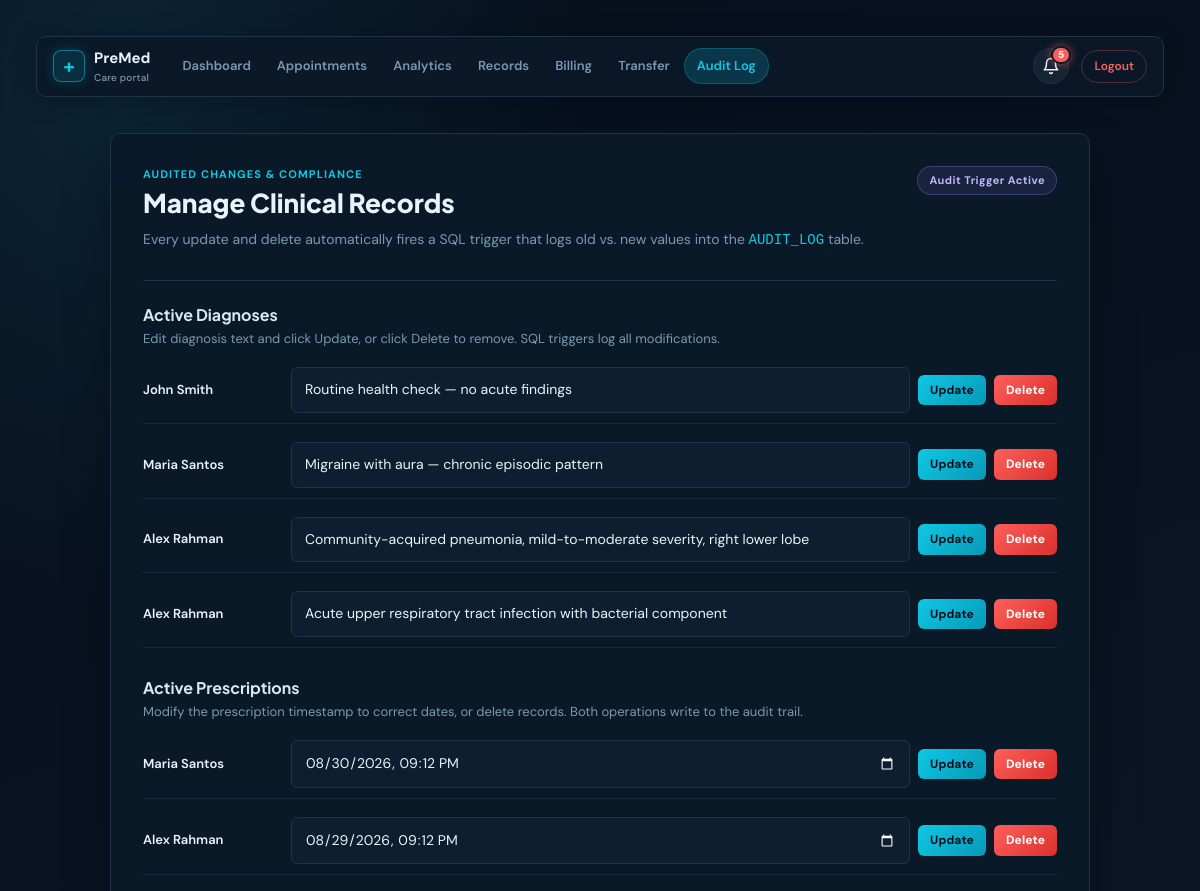
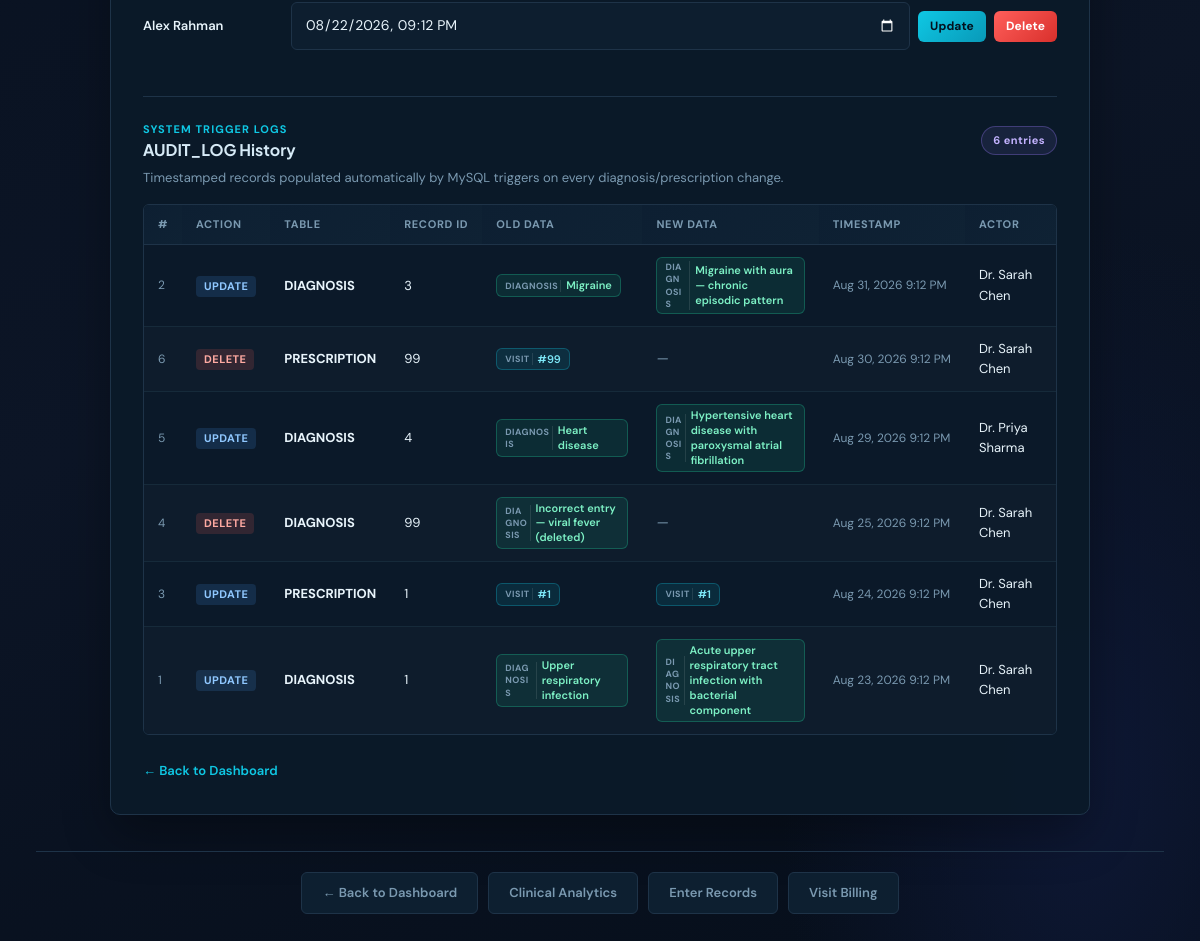
/frontend/record_management.php (signed in), run on the app's committed database (2 pictures, top to bottom).
### tables this page shows
CREATE TABLE DIAGNOSIS (
    DiagnosisID INT UNSIGNED AUTO_INCREMENT PRIMARY KEY,
    VisitID INT UNSIGNED NOT NULL,
    DiagnosisText VARCHAR(500) NOT NULL,
    CreatedAt TIMESTAMP NOT NULL DEFAULT CURRENT_TIMESTAMP,
    CONSTRAINT fk_diagnosis_visit FOREIGN KEY (VisitID) REFERENCES VISIT(VisitID) ON DELETE CASCADE
);

CREATE TABLE `USER` (
    UserID INT UNSIGNED AUTO_INCREMENT PRIMARY KEY,
    Name VARCHAR(120) NOT NULL,
    Email VARCHAR(190) NOT NULL UNIQUE,
    Password VARCHAR(255) NOT NULL,
    Address VARCHAR(255) NULL,
    CreatedAt TIMESTAMP NOT NULL DEFAULT CURRENT_TIMESTAMP
);

CREATE TABLE PRESCRIPTION (
    PrescriptionID INT UNSIGNED AUTO_INCREMENT PRIMARY KEY,
    VisitID INT UNSIGNED NOT NULL,
    PrescribedAt TIMESTAMP NOT NULL DEFAULT CURRENT_TIMESTAMP,
    CONSTRAINT fk_prescription_visit FOREIGN KEY (VisitID) REFERENCES VISIT(VisitID) ON DELETE CASCADE
);

CREATE TABLE AUDIT_LOG (
    AuditID BIGINT UNSIGNED AUTO_INCREMENT PRIMARY KEY,
    ActionType VARCHAR(30) NOT NULL,
    TableName VARCHAR(50) NOT NULL,
    RecordID VARCHAR(50) NOT NULL,
    OldData JSON NULL,
    NewData JSON NULL,
    Timestamp TIMESTAMP NOT NULL DEFAULT CURRENT_TIMESTAMP,
    UserID INT UNSIGNED NULL,
    CONSTRAINT fk_audit_user FOREIGN KEY (UserID) REFERENCES `USER`(UserID) ON DELETE SET NULL
);

### frontend/record_management.php (the view, shortened to what this page needs)
<?php
require_once dirname(__DIR__) . '/backend/db.php';
$diagnosisStmt = $pdo->prepare("SELECT D.DiagnosisID, D.DiagnosisText, U.Name AS PatientName FROM DIAGNOSIS D JOIN VISIT V ON D.VisitID = V.VisitID JOIN PATIENT P ON V.PatientID = P.UserID JOIN `USER` U ON V.PatientID = U.UserID WHERE P.AssignedDoctorID = ? ORDER BY D.DiagnosisID DESC");
$diagnosisStmt->execute([$_SESSION['user_id']]);
$diagnoses = $diagnosisStmt->fetchAll();
$prescriptionStmt = $pdo->prepare("SELECT PR.PrescriptionID, PR.PrescribedAt, U.Name AS PatientName FROM PRESCRIPTION PR JOIN VISIT V ON PR.VisitID = V.VisitID JOIN PATIENT P ON V.PatientID = P.UserID JOIN `USER` U ON V.PatientID = U.UserID WHERE P.AssignedDoctorID = ? ORDER BY PR.PrescriptionID DESC");
$prescriptionStmt->execute([$_SESSION['user_id']]);
$prescriptions = $prescriptionStmt->fetchAll();
$auditStmt = $pdo->prepare("
    SELECT AL.AuditID, AL.ActionType, AL.TableName, AL.RecordID,
           AL.OldData, AL.NewData, AL.Timestamp,
           U.Name AS ActorName
    FROM AUDIT_LOG AL
    LEFT JOIN `USER` U ON U.UserID = AL.UserID
    ORDER BY AL.Timestamp DESC LIMIT 20
");
$auditStmt->execute();
$auditEntries = $auditStmt->fetchAll();
function formatAuditPayload(?string $rawJson): string {
    if ($rawJson === null || trim($rawJson) === '') {
        return '<span style="color:var(--muted);font-style:italic;">—</span>';
    }
    $decoded = json_decode($rawJson, true);
    $badges = [];
    foreach ($decoded as $key => $val) {
        if ($key === 'VisitID') {
            $badges[] = '<span class="audit-data-chip chip-visit" title="Associated Visit ID: ' . htmlspecialchars((string)$val) . '"><span class="chip-lbl">Visit</span>#' . htmlspecialchars((string)$val) . '</span>';
        } elseif ($key === 'PrescribedAt') {
            $ts = strtotime($val);
            $formatted = $ts ? date('M j, Y g:i A', $ts) : htmlspecialchars($val);
            $badges[] = '<span class="audit-data-chip chip-date" title="Prescription Timestamp"><span class="chip-lbl">Date</span>' . htmlspecialchars($formatted) . '</span>';
        } elseif ($key === 'DiagnosisText') {
            $badges[] = '<span class="audit-data-chip chip-diag" title="Diagnosis description"><span class="chip-lbl">Diagnosis</span>' . htmlspecialchars((string)$val) . '</span>';
        } else {
            $badges[] = '<span class="audit-data-chip"><span class="chip-lbl">' . htmlspecialchars($key) . '</span>' . htmlspecialchars((string)$val) . '</span>';
        }
    }
    return '<div class="audit-data-row" title="' . htmlspecialchars($rawJson) . '">' . implode('', $badges) . '</div>';
}
?>
<!DOCTYPE html>
<html lang="en">
<head>
    <link rel="stylesheet" href="../resources/css/style.css?v=<?= filemtime(dirname(__DIR__) . '/resources/css/style.css') ?>">
</head>
<body>
<?php include __DIR__ . '/includes/nav.php'; ?>
<div class="container" style="max-width:980px;margin:clamp(10px,4vw,36px) auto;">
    <div class="page-header">
        <div class="page-header-left">
            <p class="eyebrow">Audited Changes &amp; Compliance</p>
            <h2>Manage Clinical Records</h2>
            <p class="page-subtitle">Every update and delete automatically fires a SQL trigger that logs old vs. new values into the <code style="color:var(--teal)">AUDIT_LOG</code> table.</p>
        </div>
        <span class="role-pill role-doctor">Audit Trigger Active</span>
    </div>
    <h3 style="margin-top:24px;">Active Diagnoses</h3>
    <p style="color:var(--muted);font-size:13px;margin-top:-6px;">Edit diagnosis text and click Update, or click Delete to remove. SQL triggers log all modifications.</p>
    <?php if ($diagnoses): ?>
        <?php foreach ($diagnoses as $diagnosis): ?>
            <form method="POST" class="record-row" style="margin-bottom:8px;">
                <span style="font-weight:600;color:#e8f4fb;min-width:140px;"><?= htmlspecialchars($diagnosis['PatientName']) ?></span>
                <input type="text" name="value" value="<?= htmlspecialchars($diagnosis['DiagnosisText']) ?>" required style="margin:0;">
                <button name="action" value="update_diagnosis" type="submit" class="btn btn-sm btn-auto"
                        data-confirm-title="Confirm Diagnosis Update"
                        data-confirm-message="Are you sure you want to update this diagnosis text? This change will be captured in the AUDIT_LOG."
                        data-confirm-btn="Update Diagnosis"
                        data-confirm-type="primary">Update</button>
                <button name="action" value="delete_diagnosis" type="submit" class="btn btn-sm btn-auto btn-danger"
                        data-confirm-title="Delete Diagnosis Record?"
                        data-confirm-message="Are you sure you want to permanently delete this diagnosis? This deletion will be logged in the AUDIT_LOG."
                        data-confirm-btn="Delete Diagnosis"
                        data-confirm-type="danger">Delete</button>
            </form>
        <?php endforeach; ?>
    <?php else: ?>
        <div class="empty-state compact"><strong>No diagnoses found</strong><span>No active diagnoses for your assigned patients.</span></div>
    <?php endif; ?>
    <h3 style="margin-top:30px;">Active Prescriptions</h3>
    <p style="color:var(--muted);font-size:13px;margin-top:-6px;">Modify the prescription timestamp to correct dates, or delete records. Both operations write to the audit trail.</p>
    <?php if ($prescriptions): ?>
        <?php foreach ($prescriptions as $prescription): ?>
            <form method="POST" class="record-row" style="margin-bottom:8px;">
                <span style="font-weight:600;color:#e8f4fb;min-width:140px;"><?= htmlspecialchars($prescription['PatientName']) ?></span>
                <input type="datetime-local" name="value" value="<?= date('Y-m-d\TH:i', strtotime($prescription['PrescribedAt'])) ?>" required style="margin:0;">
                <button name="action" value="update_prescription" type="submit" class="btn btn-sm btn-auto"
                        data-confirm-title="Confirm Prescription Update"
                        data-confirm-message="Are you sure you want to update this prescription date? This update will be logged in the AUDIT_LOG."
                        data-confirm-btn="Update Prescription"
                        data-confirm-type="primary">Update</button>
                <button name="action" value="delete_prescription" type="submit" class="btn btn-sm btn-auto btn-danger"
                        data-confirm-title="Delete Prescription Record?"
                        data-confirm-message="Are you sure you want to permanently delete this prescription? This action will be audited under compliance rules."
                        data-confirm-btn="Delete Prescription"
                        data-confirm-type="danger">Delete</button>
            </form>
        <?php endforeach; ?>
    <?php else: ?>
        <div class="empty-state compact"><strong>No prescriptions found</strong><span>No active prescriptions for your assigned patients.</span></div>
    <?php endif; ?>
    <div class="audit-section" style="margin-top:36px;padding-top:24px;border-top:1px solid var(--line);">
        <div style="display:flex;justify-content:space-between;align-items:center;margin-bottom:8px;">
            <div>
                <p class="eyebrow" style="margin:0 0 2px;">System Trigger Logs</p>
                <h3 style="margin:0;">AUDIT_LOG History</h3>
            </div>
            <span class="role-pill role-doctor"><?= count($auditEntries) ?> entries</span>
        </div>
        <p style="color:var(--muted);font-size:13px;margin-top:0;">Timestamped records populated automatically by MySQL triggers on every diagnosis/prescription change.</p>
        <?php if ($auditEntries): ?>
            <div class="table-wrap">
            <table>
                <thead>
                    <tr>
                        <th>#</th>
                        <th>Action</th>
                        <th>Table</th>
                        <th>Record ID</th>
                        <th>Old Data</th>
                        <th>New Data</th>
                        <th>Timestamp</th>
                        <th>Actor</th>
                    </tr>
                </thead>
                <tbody>
                <?php foreach ($auditEntries as $entry): ?>
                <tr>
                    <td style="color:var(--muted);font-size:12px;"><?= (int)$entry['AuditID'] ?></td>
                    <td>
                        <span class="audit-action <?= $entry['ActionType'] === 'DELETE' ? 'audit-delete' : 'audit-update' ?>">
                            <?= htmlspecialchars($entry['ActionType']) ?>
                        </span>
                    </td>
                    <td style="font-size:13px;"><strong><?= htmlspecialchars($entry['TableName']) ?></strong></td>
                    <td style="font-size:13px;"><?= htmlspecialchars($entry['RecordID']) ?></td>
                    <td><?= formatAuditPayload($entry['OldData']) ?></td>
                    <td><?= formatAuditPayload($entry['NewData']) ?></td>
                    <td style="white-space:nowrap;font-size:12px;color:var(--muted);"><?= htmlspecialchars(date('M j, Y g:i A', strtotime($entry['Timestamp']))) ?></td>
                    <td style="font-size:13px;"><?= htmlspecialchars($entry['ActorName'] ?? 'System') ?></td>
                </tr>
                <?php endforeach; ?>
                </tbody>
            </table>
            </div>
        <?php endif; ?>
    </div>
    <div style="margin-top:24px;">
        <a class="text-link" href="dashboard.php">← Back to Dashboard</a>
    </div>
</div>
<?php include __DIR__ . '/includes/footer_nav.php'; ?>
</body>
</html>

### frontend/record_management.php (style rules this page uses)
.audit-data-row { display: flex; flex-wrap: wrap; gap: 5px; align-items: center; max-width: 320px; }
.audit-data-chip { display: inline-flex; align-items: center; gap: 5px; padding: 3px 8px; border-radius: 6px; font-size: 11px; font-weight: 600; background: rgba(255,255,255,0.05); border: 1px solid var(--line); color: var(--ink); white-space: normal; word-break: break-word; line-height: 1.35; }
.audit-data-chip .chip-lbl { color: var(--muted); font-size: 9px; text-transform: uppercase; letter-spacing: .05em; font-weight: 700; padding-right: 2px; border-right: 1px solid rgba(255,255,255,0.1); }
.chip-visit { background: rgba(15,200,228,.1); border-color: rgba(15,200,228,.28); color: #7de8f8; }
.chip-diag { background: rgba(34,212,158,.1); border-color: rgba(34,212,158,.28); color: #7df1c5; }

### data on the page
diagnosis: user.Name "John Smith", value "Routine health check — no acute findings"
diagnosis: user.Name "Maria Santos", value "Migraine with aura — chronic episodic pattern"
diagnosis: user.Name "Alex Rahman", value "Community-acquired pneumonia, mild-to-moderate severity, right lower lobe"
diagnosis: user.Name "Alex Rahman", value "Acute upper respiratory tract infection with bacterial component"
prescription: user.Name "Maria Santos", value "08/30/2026 21:12"
prescription: user.Name "Alex Rahman", value "08/29/2026 21:12"
prescription: user.Name "Alex Rahman", value "08/22/2026 21:12"
audit_log: AuditID "2", ActionType "UPDATE", TableName "DIAGNOSIS", RecordID "3", OldData "Migraine Migraine with aura — chronic episodic pattern", Timestamp "Aug 31, 2026 9:12 PM", UserID.Name "Dr. Sarah Chen"
audit_log: AuditID "6", ActionType "DELETE", TableName "PRESCRIPTION", RecordID "99", OldData "99", Timestamp "Aug 30, 2026 9:12 PM", UserID.Name "Dr. Sarah Chen"
audit_log: AuditID "5", ActionType "UPDATE", TableName "DIAGNOSIS", RecordID "4", OldData "Heart disease Hypertensive heart disease with paroxysmal atrial fibrillation", Timestamp "Aug 29, 2026 9:12 PM", UserID.Name "Dr. Priya Sharma"
audit_log: AuditID "4", ActionType "DELETE", TableName "DIAGNOSIS", RecordID "99", OldData "Incorrect entry — viral fever (deleted)", Timestamp "Aug 25, 2026 9:12 PM", UserID.Name "Dr. Sarah Chen"
audit_log: AuditID "3", ActionType "UPDATE", TableName "PRESCRIPTION", RecordID "1", OldData "1 1", Timestamp "Aug 24, 2026 9:12 PM", UserID.Name "Dr. Sarah Chen"
audit_log: AuditID "1", ActionType "UPDATE", TableName "DIAGNOSIS", RecordID "1", OldData "Upper respiratory infection Acute upper respiratory tract infection with bacterial component", Timestamp "Aug 23, 2026 9:12 PM", UserID.Name "Dr. Sarah Chen"

### other printed values
$unreadCount "5"
count($auditEntries) "6"
